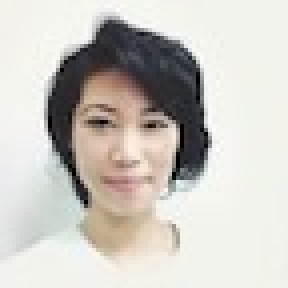
#> input picture PracticeFolder/a.jpg, 72 x 72 px (shown 4 times larger)
$ jupyter execute --allow-errors 1st_Feb.ipynb
#> lines starting #> are read from the running program, lines starting #| are printed output that depends on the picture
[cell 1]
def factorial(num):
    if num == 1:
        return 1
    elif num == 0:
        return 1
    else:
        return num * factorial(num - 1)

[cell 2]
factorial(0)

### drop down menu using tkinter

[cell 3]
from tkinter import *
root = Tk()
root.geometry("400x300+40+40")
root.title("Dropdown Menu")

# def my_show():
#     myLabel = Label(root, text=clicked.get()).pack()
#     pass

options = [
    "Monday",
    "Tuesday",
    "Wednesday",
    "Thursday",
    "Friday",
    "Saturday",
    "Sunday"
]
clicked = StringVar()
clicked.set(options[0])

#> (the rest of this cell did not finish here and is left out)

[cell 4]
import cv2

[cell 5]
img = cv2.imread("a.jpg", 0)
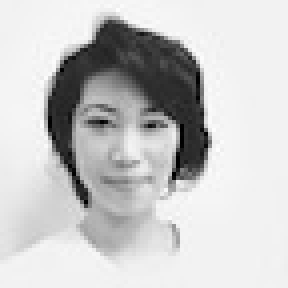
#> img: shape (72, 72) (shown 4 times larger); min 0, max 255, mean 200.1
print(img)
#> (printed output is left out)

[cell 6]
img.ndim
#> Out = 2

[cell 7]
type(img)

[cell 8]
img.shape
#> Out = (72, 72)


$ run again, with PracticeFolder/random_user.jpg copied over PracticeFolder/a.jpg
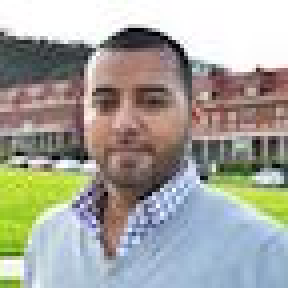
#> input picture PracticeFolder/random_user.jpg, 72 x 72 px (shown 4 times larger)
#> `img = cv2.imread("a.jpg", 0)`:
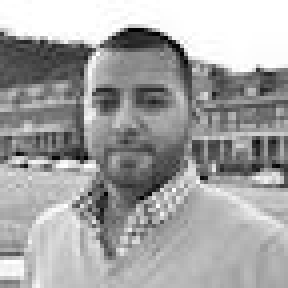
#> img: shape (72, 72) (shown 4 times larger); min 0, max 255, mean 163.8
#> (printed output is left out)
